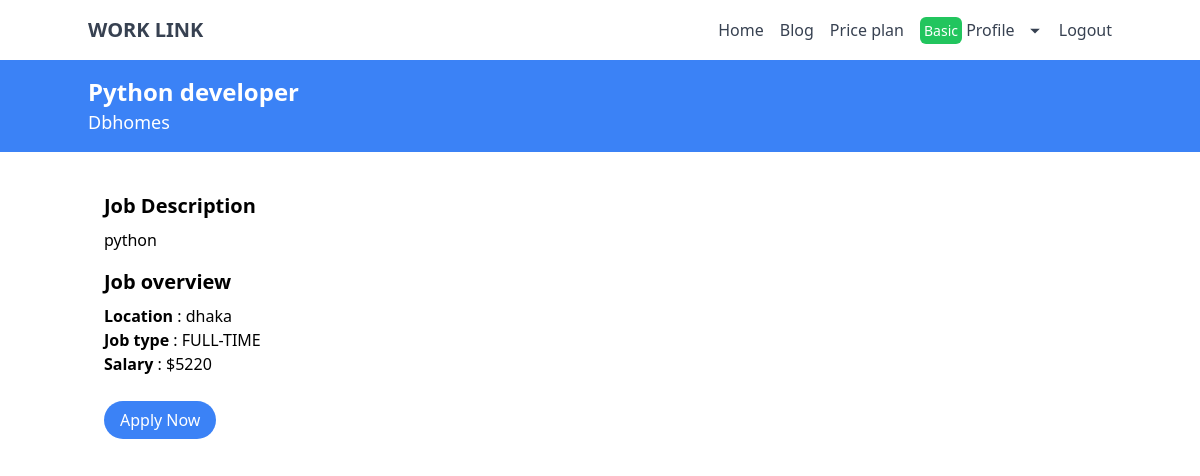
Page /job_detail/1 (signed in) on the committed database.
### price_plan/models.py (models this page shows)
class PricePlanModel(models.Model):
   user = models.OneToOneField(User, on_delete=models.CASCADE)
   plan = models.CharField(max_length=10)
   def __str__(self):
       return self.plan

### dashboard/models.py (models this page shows, shortened)
class JobPostModel(models.Model):
    user = models.ForeignKey(User, on_delete=models.CASCADE)
    title = models.CharField(max_length=50)
    company = models.CharField(max_length=50, unique=True)
    location = models.CharField(max_length=50)
    job_type = models.CharField(choices=JOB_TYPE, max_length=50)
    salary = models.IntegerField()
    description = models.TextField(max_length=100)
    publish_date = models.DateTimeField(auto_now_add=True)

### candidate/views.py (the view)
# urls.py: path('job_detail/<int:id>', views.job_detail, name='job_detail'),
def job_detail(request, id):
    get_job = JobPostModel.objects.get(pk = id)
    return render(request, 'candidate/job_detail.html', {'data': get_job})

### accounts/context_processors.py (called while the page is built)
def register_info(request):
    if not isinstance(request.user, AnonymousUser):
        try:
            register_info = RegisterInfoModel.objects.get(user=request.user)
        except RegisterInfoModel.DoesNotExist:
            register_info = None
        return {'register_info': register_info}
    else:
        return {'register_info': None}

### price_plan/context_processors.py (called while the page is built)
def payment_info(request):
    try:
        payment_info = PricePlanModel.objects.get(user = request.user)
    except:
        payment_info = None
    return {'payment_info': payment_info}

### candidate/templates/candidate/job_detail.html (shortened to what this page needs)
{% extends "base.html" %}
{% block content %}
    <header class="bg-blue-500 p-4 text-white">
        <div class="container mx-auto">
            <h1 class="text-2xl font-semibold">{{data.title}}</h1>
            <p class="text-lg">{{data.company}}</p>
        </div>
    </header>
    <section class="container mx-auto mt-6 p-4 bg-white">
        <h2 class="text-xl font-semibold">Job Description</h2>
        <p class="mt-2">
           {{data.description}}
        </p>
        <h2 class="text-xl font-semibold mt-4">Job overview</h2>
        <ul class=" mt-2 mb-8">
            <li><span class="font-bold">Location</span> : {{data.location}}</li>
            <li><span class="font-bold">Job type</span> : {{data.job_type}}</li>
            <li><span class="font-bold">Salary</span> : ${{data.salary}}</li>
        </ul>
        <a href="{% url 'apply_job' data.id %}" class="bg-blue-500 text-white rounded-full px-4 py-2 hover:bg-blue-600 focus:outline-none focus:bg-blue-600">
        Apply Now
      </a>
    </section>
{% endblock content %}

### core/templates/base.html (shortened to what this page needs)
<!DOCTYPE html>
{% load static %}
<html lang="en">
<head >
   <script src="https://cdn.tailwindcss.com"></script>
</head>
<body>
    <nav class="p-4">
      <div class="container mx-auto flex justify-between items-center">
        <a href="{% url 'home' %}" class="text-gray-700 font-bold text-xl">WORK LINK</a> <div class="hidden md:flex space-x-4">
          <a href="{% url 'home' %}" class="text-gray-700">Home</a>
            <a href="" class="text-gray-700">Blog</a>
            <a href="{% url 'price_plan' %}" class="text-gray-700">Price plan</a>
            {% if register_info.candidate %}
             <div class="relative group">
                <button class="text-gray-700 focus:outline-none">
                  {% if payment_info.plan == 'Basic' %}
                    <span class="bg-green-500 text-white text-sm p-1 rounded-md">{{payment_info}}</span>
                  {% elif payment_info.plan == 'Premium' %}
                    <span class="bg-amber-500 text-white text-sm p-1 rounded-md">{{payment_info}}</span>
                  {% else %}
                    <span class="bg-gray-500 text-white text-sm p-1 rounded-md">Free</span>
                  {% endif %}
                   Profile
                    <svg class="w-4 h-4 inline-block ml-2 fill-current" xmlns="http://www.w3.org/2000/svg" viewBox="0 0 20 20">
                        <path d="M10 12l-6-6h12z" />
                    </svg>
                </button>
            </div>
            {% else %}
              {% if request.user.is_authenticated %}
                <a href="{% url 'job_post' %}" class="text-gray-700">Dashboard</a>
              {% endif %}
            {% endif %}
            {% if not request.user.is_authenticated %}
              <a href="{% url 'signup' %}" class="text-gray-700">Signup</a>
              <a href="{% url 'login' %}" class="text-gray-700">Login</a>
            {% else %}
              <a href="{% url 'logout' %}" class="text-gray-700">Logout</a>
            {% endif %}
        </div>
      </div>
    </nav>
    {% block content %}{% endblock content %}
</body>
</html>

### rows in the picture
PricePlanModel: plan "Basic"
JobPostModel: title "Python developer", company "Dbhomes", description "python", location "dhaka", job_type "FULL-TIME", salary "5220"
